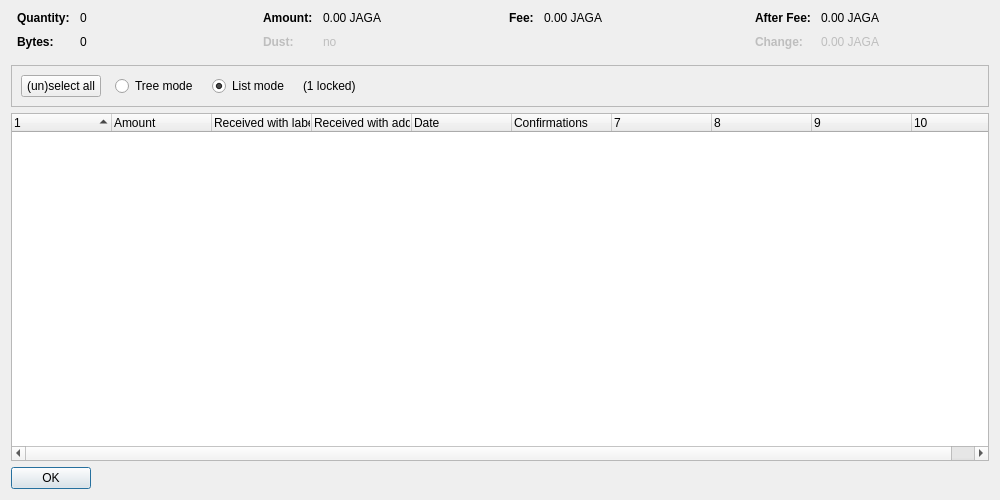
<?xml version="1.0" encoding="UTF-8"?>
<ui version="4.0">
 <class>CoinControlDialog</class>
 <widget class="QDialog" name="CoinControlDialog">
  <property name="geometry">
   <rect>
    <x>0</x>
    <y>0</y>
    <width>1000</width>
    <height>500</height>
   </rect>
  </property>
  <property name="windowTitle">
   <string>Coin Selection</string>
  </property>
  <layout class="QVBoxLayout" name="verticalLayout">
   <item>
    <layout class="QHBoxLayout" name="horizontalLayoutTop" stretch="0,0,0,0">
     <property name="topMargin">
      <number>0</number>
     </property>
     <property name="bottomMargin">
      <number>10</number>
     </property>
     <item>
      <layout class="QFormLayout" name="formLayoutCoinControl1">
       <property name="horizontalSpacing">
        <number>10</number>
       </property>
       <property name="verticalSpacing">
        <number>10</number>
       </property>
       <property name="leftMargin">
        <number>6</number>
       </property>
       <property name="rightMargin">
        <number>6</number>
       </property>
       <item row="0" column="0">
        <widget class="QLabel" name="labelCoinControlQuantityText">
         <property name="font">
          <font>
           <weight>75</weight>
           <bold>true</bold>
          </font>
         </property>
         <property name="text">
          <string>Quantity:</string>
         </property>
        </widget>
       </item>
       <item row="0" column="1">
        <widget class="QLabel" name="labelCoinControlQuantity">
         <property name="cursor">
          <cursorShape>IBeamCursor</cursorShape>
         </property>
         <property name="contextMenuPolicy">
          <enum>Qt::ActionsContextMenu</enum>
         </property>
         <property name="text">
          <string notr="true">0</string>
         </property>
         <property name="textInteractionFlags">
          <set>Qt::LinksAccessibleByMouse|Qt::TextSelectableByKeyboard|Qt::TextSelectableByMouse</set>
         </property>
        </widget>
       </item>
       <item row="1" column="0">
        <widget class="QLabel" name="labelCoinControlBytesText">
         <property name="font">
          <font>
           <weight>75</weight>
           <bold>true</bold>
          </font>
         </property>
         <property name="text">
          <string>Bytes:</string>
         </property>
        </widget>
       </item>
       <item row="1" column="1">
        <widget class="QLabel" name="labelCoinControlBytes">
         <property name="cursor">
          <cursorShape>IBeamCursor</cursorShape>
         </property>
         <property name="contextMenuPolicy">
          <enum>Qt::ActionsContextMenu</enum>
         </property>
         <property name="text">
          <string notr="true">0</string>
         </property>
         <property name="textInteractionFlags">
          <set>Qt::LinksAccessibleByMouse|Qt::TextSelectableByKeyboard|Qt::TextSelectableByMouse</set>
         </property>
        </widget>
       </item>
      </layout>
     </item>
     <item>
      <layout class="QFormLayout" name="formLayoutCoinControl2">
       <property name="horizontalSpacing">
        <number>10</number>
       </property>
       <property name="verticalSpacing">
        <number>10</number>
       </property>
       <property name="leftMargin">
        <number>6</number>
       </property>
       <property name="rightMargin">
        <number>6</number>
       </property>
       <item row="0" column="0">
        <widget class="QLabel" name="labelCoinControlAmountText">
         <property name="font">
          <font>
           <weight>75</weight>
           <bold>true</bold>
          </font>
         </property>
         <property name="text">
          <string>Amount:</string>
         </property>
        </widget>
       </item>
       <item row="0" column="1">
        <widget class="QLabel" name="labelCoinControlAmount">
         <property name="cursor">
          <cursorShape>IBeamCursor</cursorShape>
         </property>
         <property name="contextMenuPolicy">
          <enum>Qt::ActionsContextMenu</enum>
         </property>
         <property name="text">
          <string notr="true">0.00 JAGA</string>
         </property>
         <property name="textInteractionFlags">
          <set>Qt::LinksAccessibleByMouse|Qt::TextSelectableByKeyboard|Qt::TextSelectableByMouse</set>
         </property>
        </widget>
       </item>
       <item row="1" column="0">
        <widget class="QLabel" name="labelCoinControlLowOutputText">
         <property name="enabled">
          <bool>false</bool>
         </property>
         <property name="font">
          <font>
           <weight>75</weight>
           <bold>true</bold>
          </font>
         </property>
         <property name="text">
          <string>Dust:</string>
         </property>
        </widget>
       </item>
       <item row="1" column="1">
        <widget class="QLabel" name="labelCoinControlLowOutput">
         <property name="enabled">
          <bool>false</bool>
         </property>
         <property name="cursor">
          <cursorShape>IBeamCursor</cursorShape>
         </property>
         <property name="contextMenuPolicy">
          <enum>Qt::ActionsContextMenu</enum>
         </property>
         <property name="text">
          <string notr="true">no</string>
         </property>
         <property name="textInteractionFlags">
          <set>Qt::LinksAccessibleByMouse|Qt::TextSelectableByKeyboard|Qt::TextSelectableByMouse</set>
         </property>
        </widget>
       </item>
      </layout>
     </item>
     <item>
      <layout class="QFormLayout" name="formLayoutCoinControl3">
       <property name="horizontalSpacing">
        <number>10</number>
       </property>
       <property name="verticalSpacing">
        <number>10</number>
       </property>
       <property name="leftMargin">
        <number>6</number>
       </property>
       <property name="rightMargin">
        <number>6</number>
       </property>
       <item row="0" column="0">
        <widget class="QLabel" name="labelCoinControlFeeText">
         <property name="font">
          <font>
           <weight>75</weight>
           <bold>true</bold>
          </font>
         </property>
         <property name="text">
          <string>Fee:</string>
         </property>
        </widget>
       </item>
       <item row="0" column="1">
        <widget class="QLabel" name="labelCoinControlFee">
         <property name="cursor">
          <cursorShape>IBeamCursor</cursorShape>
         </property>
         <property name="contextMenuPolicy">
          <enum>Qt::ActionsContextMenu</enum>
         </property>
         <property name="text">
          <string notr="true">0.00 JAGA</string>
         </property>
         <property name="textInteractionFlags">
          <set>Qt::LinksAccessibleByMouse|Qt::TextSelectableByKeyboard|Qt::TextSelectableByMouse</set>
         </property>
        </widget>
       </item>
      </layout>
     </item>
     <item>
      <layout class="QFormLayout" name="formLayoutCoinControl4">
       <property name="horizontalSpacing">
        <number>10</number>
       </property>
       <property name="verticalSpacing">
        <number>10</number>
       </property>
       <property name="leftMargin">
        <number>6</number>
       </property>
       <property name="rightMargin">
        <number>6</number>
       </property>
       <item row="0" column="0">
        <widget class="QLabel" name="labelCoinControlAfterFeeText">
         <property name="font">
          <font>
           <weight>75</weight>
           <bold>true</bold>
          </font>
         </property>
         <property name="text">
          <string>After Fee:</string>
         </property>
        </widget>
       </item>
       <item row="0" column="1">
        <widget class="QLabel" name="labelCoinControlAfterFee">
         <property name="cursor">
          <cursorShape>IBeamCursor</cursorShape>
         </property>
         <property name="contextMenuPolicy">
          <enum>Qt::ActionsContextMenu</enum>
         </property>
         <property name="text">
          <string notr="true">0.00 JAGA</string>
         </property>
         <property name="textInteractionFlags">
          <set>Qt::LinksAccessibleByMouse|Qt::TextSelectableByKeyboard|Qt::TextSelectableByMouse</set>
         </property>
        </widget>
       </item>
       <item row="1" column="0">
        <widget class="QLabel" name="labelCoinControlChangeText">
         <property name="enabled">
          <bool>false</bool>
         </property>
         <property name="font">
          <font>
           <weight>75</weight>
           <bold>true</bold>
          </font>
         </property>
         <property name="text">
          <string>Change:</string>
         </property>
        </widget>
       </item>
       <item row="1" column="1">
        <widget class="QLabel" name="labelCoinControlChange">
         <property name="enabled">
          <bool>false</bool>
         </property>
         <property name="cursor">
          <cursorShape>IBeamCursor</cursorShape>
         </property>
         <property name="contextMenuPolicy">
          <enum>Qt::ActionsContextMenu</enum>
         </property>
         <property name="text">
          <string notr="true">0.00 JAGA</string>
         </property>
         <property name="textInteractionFlags">
          <set>Qt::LinksAccessibleByMouse|Qt::TextSelectableByKeyboard|Qt::TextSelectableByMouse</set>
         </property>
        </widget>
       </item>
      </layout>
     </item>
    </layout>
   </item>
   <item>
    <widget class="QFrame" name="frame">
     <property name="minimumSize">
      <size>
       <width>0</width>
       <height>40</height>
      </size>
     </property>
     <property name="frameShape">
      <enum>QFrame::StyledPanel</enum>
     </property>
     <property name="frameShadow">
      <enum>QFrame::Sunken</enum>
     </property>
     <layout class="QHBoxLayout" name="horizontalLayout">
      <item>
       <layout class="QHBoxLayout" name="horizontalLayoutPanel" stretch="0,0,0,0,0">
        <property name="spacing">
         <number>14</number>
        </property>
        <item>
         <widget class="QPushButton" name="pushButtonSelectAll">
          <property name="sizePolicy">
           <sizepolicy hsizetype="Maximum" vsizetype="Fixed">
            <horstretch>0</horstretch>
            <verstretch>0</verstretch>
           </sizepolicy>
          </property>
          <property name="text">
           <string>(un)select all</string>
          </property>
          <property name="autoDefault">
           <bool>false</bool>
          </property>
         </widget>
        </item>
        <item>
         <widget class="QRadioButton" name="radioTreeMode">
          <property name="sizePolicy">
           <sizepolicy hsizetype="Maximum" vsizetype="Fixed">
            <horstretch>0</horstretch>
            <verstretch>0</verstretch>
           </sizepolicy>
          </property>
          <property name="text">
           <string>Tree mode</string>
          </property>
         </widget>
        </item>
        <item>
         <widget class="QRadioButton" name="radioListMode">
          <property name="sizePolicy">
           <sizepolicy hsizetype="Maximum" vsizetype="Fixed">
            <horstretch>0</horstretch>
            <verstretch>0</verstretch>
           </sizepolicy>
          </property>
          <property name="text">
           <string>List mode</string>
          </property>
          <property name="checked">
           <bool>true</bool>
          </property>
         </widget>
        </item>
        <item>
         <widget class="QLabel" name="labelLocked">
          <property name="text">
           <string notr="true">(1 locked)</string>
          </property>
         </widget>
        </item>
        <item>
         <spacer name="horizontalSpacer">
          <property name="orientation">
           <enum>Qt::Horizontal</enum>
          </property>
          <property name="sizeHint" stdset="0">
           <size>
            <width>40</width>
            <height>20</height>
           </size>
          </property>
         </spacer>
        </item>
       </layout>
      </item>
     </layout>
    </widget>
   </item>
   <item>
    <widget class="CoinControlTreeWidget" name="treeWidget">
     <property name="contextMenuPolicy">
      <enum>Qt::CustomContextMenu</enum>
     </property>
     <property name="sortingEnabled">
      <bool>false</bool>
     </property>
     <property name="columnCount">
      <number>10</number>
     </property>
     <attribute name="headerShowSortIndicator" stdset="0">
      <bool>true</bool>
     </attribute>
     <attribute name="headerStretchLastSection">
      <bool>false</bool>
     </attribute>
     <column>
      <property name="text">
       <string/>
      </property>
     </column>
     <column>
      <property name="text">
       <string>Amount</string>
      </property>
     </column>
     <column>
      <property name="text">
       <string>Received with label</string>
      </property>
     </column>
     <column>
      <property name="text">
       <string>Received with address</string>
      </property>
     </column>
     <column>
      <property name="text">
       <string>Date</string>
      </property>
     </column>
     <column>
      <property name="text">
       <string>Confirmations</string>
      </property>
      <property name="toolTip">
       <string>Confirmed</string>
      </property>
     </column>
     <column>
      <property name="text">
       <string/>
      </property>
     </column>
     <column>
      <property name="text">
       <string/>
      </property>
     </column>
     <column>
      <property name="text">
       <string/>
      </property>
     </column>
     <column>
      <property name="text">
       <string/>
      </property>
     </column>
    </widget>
   </item>
   <item>
    <widget class="QDialogButtonBox" name="buttonBox">
     <property name="sizePolicy">
      <sizepolicy hsizetype="Maximum" vsizetype="Fixed">
       <horstretch>0</horstretch>
       <verstretch>0</verstretch>
      </sizepolicy>
     </property>
     <property name="orientation">
      <enum>Qt::Horizontal</enum>
     </property>
     <property name="standardButtons">
      <set>QDialogButtonBox::Ok</set>
     </property>
    </widget>
   </item>
  </layout>
 </widget>
 <customwidgets>
  <customwidget>
   <class>CoinControlTreeWidget</class>
   <extends>QTreeWidget</extends>
   <header>coincontroltreewidget.h</header>
  </customwidget>
 </customwidgets>
 <resources/>
 <connections/>
</ui>
